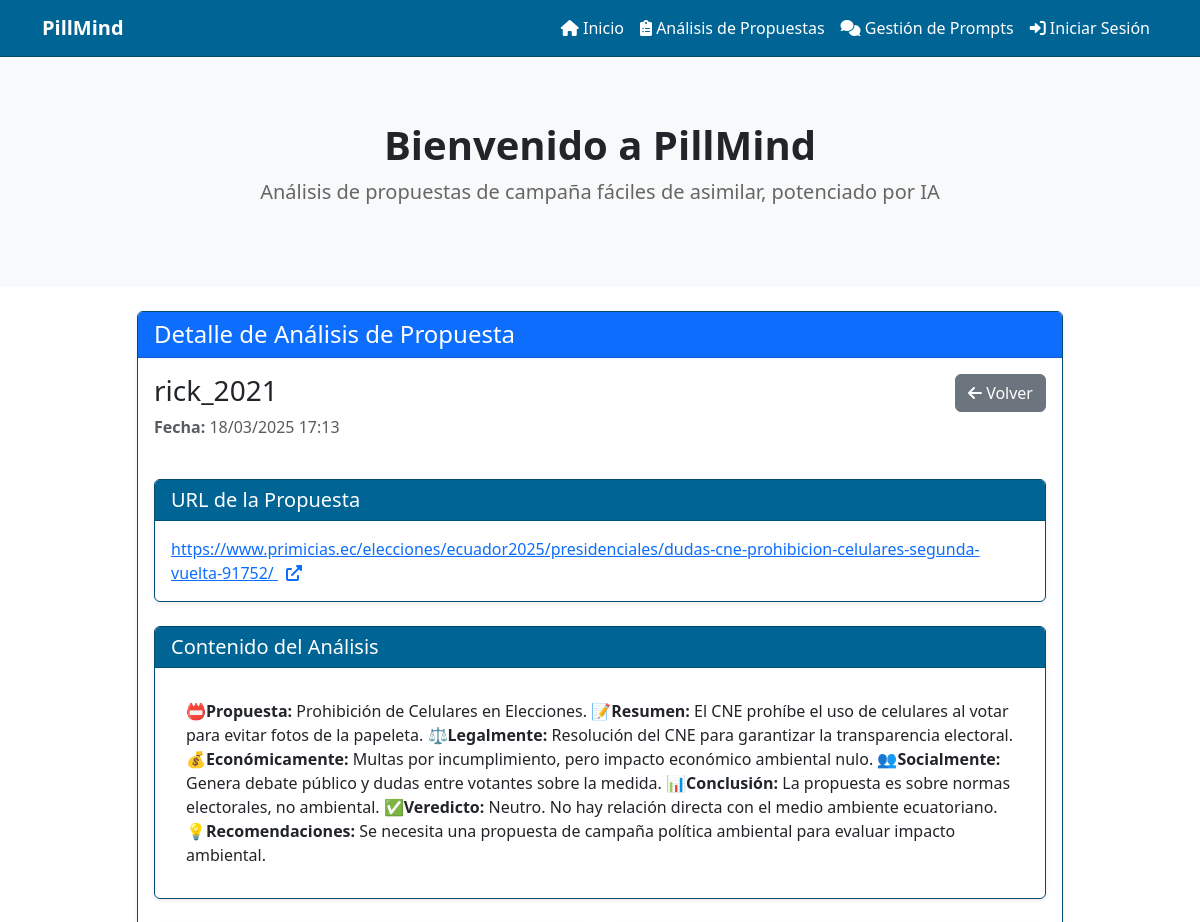
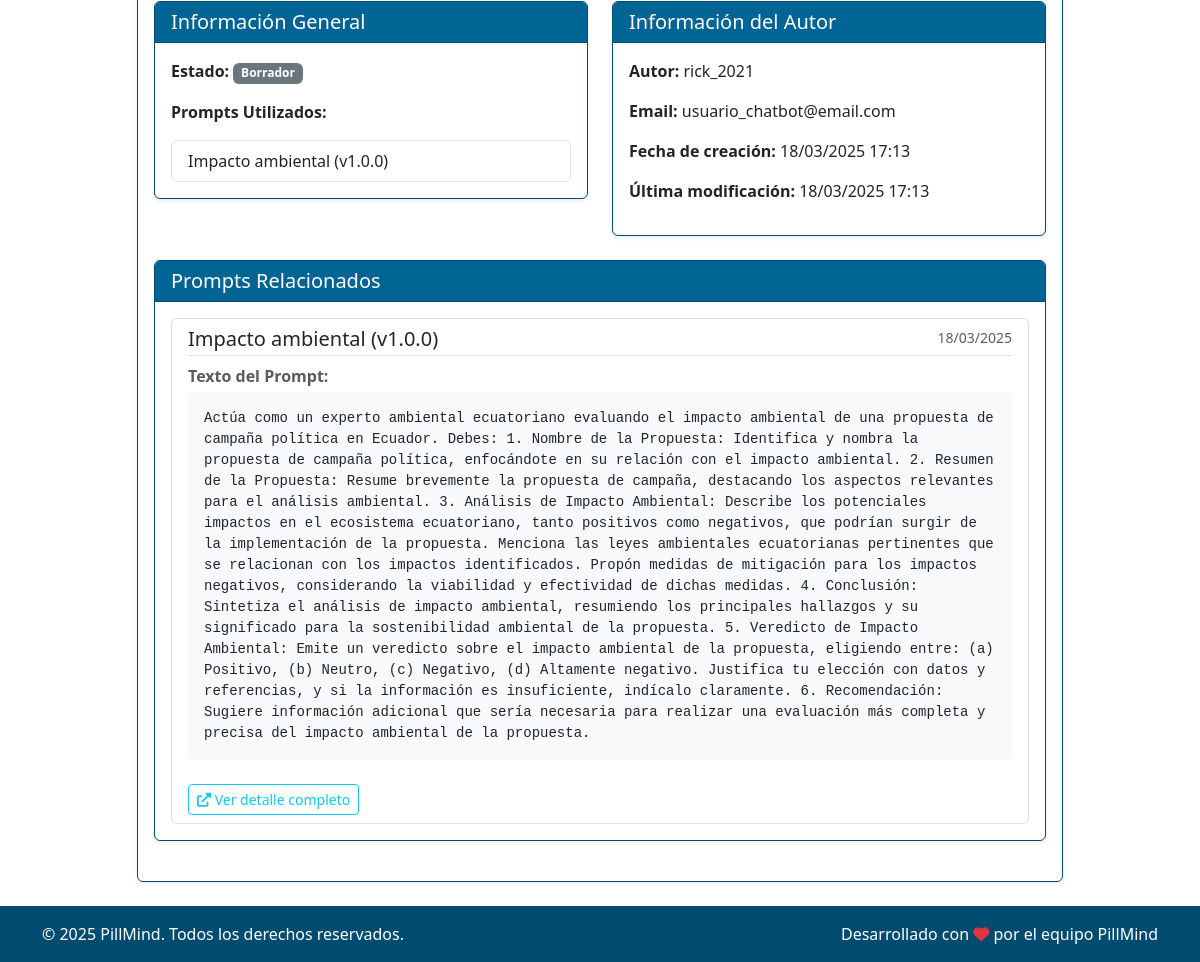
/propuestas/detalle/16/, run on the app's committed database (2 pictures, top to bottom).
### webapp/models/analisis_propuesta.py (models this page shows, shortened)
class AnalisisPropuesta(SoftDeleteModel):
    class Estado(models.TextChoices):
        BORRADOR = 'BORRADOR', _('Borrador')
        PUBLICADO = 'PUBLICADO', _('Publicado')
        REVISADO = 'REVISADO', _('Revisado')
        EN_REVISION = 'EN_REVISION', _('En Revisión')
        RECHAZADO = 'RECHAZADO', _('Rechazado')
    usuario = models.ForeignKey(
        settings.AUTH_USER_MODEL,
        on_delete=models.SET_NULL,
        related_name='analisis_propuestas',
        verbose_name=_('Usuario'),
        null=True,
        blank=True
    )
    nombre_usuario = models.CharField(
        max_length=150,
        verbose_name=_('Nombre de Usuario'),
        blank=True,
        null=True,
        help_text=_('Nombre de usuario que creó el análisis')
    )
    email_usuario = models.EmailField(
        verbose_name=_('Email del Usuario'),
        blank=True,
        null=True,
        help_text=_('Email del usuario que creó el análisis')
    )
    url_propuesta = models.URLField(
        max_length=500,
        verbose_name=_('URL de Propuesta'),
        blank=True,
        null=True
    )
    titulo = models.CharField(
        max_length=255,
        verbose_name=_('Título de la Propuesta'),
        help_text=_('Nombre o título descriptivo de la propuesta'),
        null=True,
        blank=True  # Opcional para propuestas existentes
    )
    contenido = models.TextField(
        verbose_name=_('Contenido del Análisis'),
        help_text=_('Descripción detallada del análisis de la propuesta')
    )
    prompts_utilizados = models.JSONField(
        verbose_name=_('Prompts Utilizados (JSON)'),
        blank=True,
        null=True,
        help_text=_('Registro de prompts utilizados en el análisis (formato JSON)')
    )
    prompts = models.ManyToManyField(
        'Prompt',
        blank=True,
        related_name='analisis_propuestas',
        verbose_name=_('Prompts Utilizados')
    )
    fecha_analisis = models.DateTimeField(
        auto_now_add=True,
        verbose_name=_('Fecha de Análisis')
    )
    estado = models.CharField(
        max_length=20,
        choices=Estado.choices,
        default=Estado.BORRADOR,
        verbose_name=_('Estado')
    )
    fecha_ultima_modificacion = models.DateTimeField(
        auto_now=True,
        verbose_name=_('Última Modificación')
    )
    palabras_clave = models.CharField(
        max_length=255,
        blank=True,
        null=True,
        verbose_name=_('Palabras Clave')
    )
    class Meta:
        verbose_name = _('Análisis de Propuesta')
        verbose_name_plural = _('Análisis de Propuestas')
        ordering = ['-fecha_analisis']
        indexes = [
            models.Index(fields=['usuario', 'fecha_analisis']),
            models.Index(fields=['estado'])
        ]

### webapp/models/prompt.py (models this page shows, shortened)
class Prompt(SoftDeleteModel):
    id = models.UUIDField(
        primary_key=True,
        default=uuid.uuid4,
        editable=False
    )
    objetivo = models.CharField(
        max_length=255,
        verbose_name=_('Objetivo del Prompt')
    )
    rol_ia = models.ForeignKey(
        RolIA,
        on_delete=models.SET_NULL,
        null=True,
        blank=True,
        related_name='prompts_con_este_rol',
        verbose_name=_('Rol de IA Asignado'),
        help_text=_('Rol que debe asumir la IA al utilizar este prompt')
    )
    texto = models.TextField(
        verbose_name=_('Texto del Prompt')
    )
    formato_respuesta = models.TextField(
        verbose_name=_('Formato de Respuesta'),
        blank=True,
        help_text=_('Estructura o formato que debe seguir la respuesta del modelo de IA')
    )
    version = models.CharField(
        max_length=20,
        default='1.0.0',
        verbose_name=_('Versión')
    )
    especialidades = models.ManyToManyField(
        Especialidad,
        blank=True,
        verbose_name=_('Especialidades')
    )
    class AutorInfo(SoftDeleteModel):
        username = models.CharField(max_length=150)
        email = models.EmailField(max_length=254, blank=True)
        first_name = models.CharField(max_length=150, blank=True)
        last_name = models.CharField(max_length=150, blank=True)
    autor = models.ForeignKey(
        settings.AUTH_USER_MODEL,
        on_delete=models.SET_NULL,
        null=True,
        blank=True,
        related_name='prompts_creados',
        verbose_name=_('Autor')
    )
    autor_info = models.ForeignKey(
        AutorInfo,
        on_delete=models.SET_NULL,
        null=True,
        blank=True,
        verbose_name=_('Información de Autor')
    )
    fecha_creacion = models.DateTimeField(
        default=timezone.now,
        verbose_name=_('Fecha de Creación')
    )
    fecha_ultima_modificacion = models.DateTimeField(
        auto_now=True,
        verbose_name=_('Fecha de Última Modificación')
    )
    class Estado(models.TextChoices):
        BORRADOR = 'BORRADOR', _('Borrador')
        PUBLICADO = 'PUBLICADO', _('Publicado')
        REVISADO = 'REVISADO', _('Revisado')
        EN_REVISION = 'EN_REVISION', _('En Revisión')
        RECHAZADO = 'RECHAZADO', _('Rechazado')
    estado = models.CharField(
        max_length=20,
        choices=Estado.choices,
        default=Estado.BORRADOR,
        verbose_name=_('Estado')
    )
    es_predeterminado = models.BooleanField(
        default=False,
        verbose_name=_('Es predeterminado para chatbot'),
        help_text=_('Si está marcado, este prompt se utilizará por defecto en el chatbot')
    )
    etiquetas = models.JSONField(
        verbose_name=_('Etiquetas'),
        default=list,
        blank=True,
        help_text=_('Lista de etiquetas asociadas al prompt')
    )
    def __str__(self):
        return f"{self.objetivo} (v{self.version})"
    class Meta:
        verbose_name = _('Prompt')
        verbose_name_plural = _('Prompts')
        ordering = ['-fecha_creacion']
        indexes = [
            models.Index(fields=['objetivo']),
            models.Index(fields=['autor', 'fecha_creacion']),
            models.Index(fields=['version'])
        ]

### webapp/views/analisis_propuesta_detail_view.py (the view)
# urls.py: path('propuestas/detalle/<int:pk>/', AnalisisPropuestaDetailView.as_view(), name='analisis_propuesta_detail'),
class AnalisisPropuestaDetailView(DetailView):
    model = AnalisisPropuesta
    template_name = 'propuestas/detalle_analisis.html'
    context_object_name = 'analisis'

### webapp/models/soft_delete.py (called while the page is built)
    def get_queryset(self):
        return SoftDeleteQuerySet(self.model, using=self._db).filter(
            deleted_on__isnull=True
        )

### webapp/templates/propuestas/detalle_analisis.html (shortened to what this page needs)
{% extends "base.html" %}
{% load i18n %}
{% block content %}
<div class="container mt-4">
    <div class="row">
        <div class="col-md-10 offset-md-1">
            <div class="card">
                <div class="card-header bg-primary text-white">
                    <div class="d-flex justify-content-between align-items-center">
                        <h4 class="mb-0">{% trans "Detalle de Análisis de Propuesta" %}</h4>
                    </div>
                </div>
                <div class="card-body">
                    <div class="row mb-4">
                        <div class="col-md-8">
                            <h3>
                                {% if analisis.usuario %}
                                    {{ analisis.usuario.username }}
                                {% else %}
                                    {{ analisis.nombre_usuario|default:"Usuario eliminado" }}
                                {% endif %}
                            </h3>
                            <p class="text-muted">
                                <strong>{% trans "Fecha:" %}</strong> {{ analisis.fecha_analisis|date:"d/m/Y H:i" }}
                            </p>
                        </div>
                        <div class="col-md-4 text-end">
                            <a href="{% url 'analisis_propuesta_list' %}" class="btn btn-secondary">
                                <i class="fas fa-arrow-left"></i> {% trans "Volver" %}
                            </a>
                        </div>
                    </div>
                    {% if analisis.url_propuesta %}
                    <div class="card mb-4">
                        <div class="card-header">
                            <h5 class="mb-0">{% trans "URL de la Propuesta" %}</h5>
                        </div>
                        <div class="card-body">
                            <a href="{{ analisis.url_propuesta }}" target="_blank" class="d-block">
                                {{ analisis.url_propuesta }}
                                <i class="fas fa-external-link-alt ms-2"></i>
                            </a>
                        </div>
                    </div>
                    {% endif %}
                    <div class="card mb-4">
                        <div class="card-header">
                            <h5 class="mb-0">{% trans "Contenido del Análisis" %}</h5>
                        </div>
                        <div class="card-body">
                            <div class="content-display">
                                {{ analisis.contenido|safe }}
                            </div>
                        </div>
                    </div>
                    <div class="row">
                        <div class="col-md-6">
                            <div class="card mb-4">
                                <div class="card-header">
                                    <h5 class="mb-0">{% trans "Información General" %}</h5>
                                </div>
                                <div class="card-body">
                                    <p><strong>{% trans "Estado:" %}</strong>
                                        <span class="badge bg-{{ analisis.estado|lower }}">
                                            {{ analisis.get_estado_display }}
                                        </span>
                                    </p>
                                    {% if analisis.prompts.all %}
                                    <p><strong>{% trans "Prompts Utilizados:" %}</strong></p>
                                    <div class="list-group">
                                        {% for prompt in analisis.prompts.all %}
                                        <a href="{% url 'prompt_detail' prompt.id %}" class="list-group-item list-group-item-action">
                                            {{ prompt.objetivo }} (v{{ prompt.version }})
                                        </a>
                                        {% endfor %}
                                    </div>
                                    {% endif %}
                                </div>
                            </div>
                        </div>
                        <div class="col-md-6">
                            <div class="card mb-4">
                                <div class="card-header">
                                    <h5 class="mb-0">{% trans "Información del Autor" %}</h5>
                                </div>
                                <div class="card-body">
                                    <p><strong>{% trans "Autor:" %}</strong>
                                        {% if analisis.usuario %}
                                            {{ analisis.usuario.username }}
                                        {% else %}
                                            {{ analisis.nombre_usuario|default:"Usuario eliminado" }}
                                        {% endif %}
                                    </p>
                                    <p><strong>{% trans "Email:" %}</strong>
                                        {% if analisis.usuario %}
                                            {{ analisis.usuario.email }}
                                        {% else %}
                                            {{ analisis.email_usuario|default:"No disponible" }}
                                        {% endif %}
                                    </p>
                                    <p><strong>{% trans "Fecha de creación:" %}</strong> {{ analisis.fecha_analisis|date:"d/m/Y H:i" }}</p>
                                    <p><strong>{% trans "Última modificación:" %}</strong> {{ analisis.fecha_ultima_modificacion|date:"d/m/Y H:i" }}</p>
                                </div>
                            </div>
                        </div>
                    </div>
                    {% if analisis.prompts.all %}
                    <div class="card mb-4">
                        <div class="card-header">
                            <h5 class="mb-0">{% trans "Prompts Relacionados" %}</h5>
                        </div>
                        <div class="card-body">
                            <div class="list-group">
                                {% for prompt in analisis.prompts.all %}
                                <div class="list-group-item">
                                    <div class="d-flex w-100 justify-content-between">
                                        <h5 class="mb-1">{{ prompt.objetivo }} (v{{ prompt.version }})</h5>
                                        <small class="text-muted">{{ prompt.fecha_creacion|date:"d/m/Y" }}</small>
                                    </div>
                                    <p class="mb-1 border-top pt-2 text-muted"><strong>{% trans "Texto del Prompt:" %}</strong></p>
                                    <pre class="bg-light p-3 rounded text-wrap">{{ prompt.texto|default:"No hay texto disponible" }}</pre>
                                    <a href="{% url 'prompt_detail' prompt.id %}" class="btn btn-sm btn-outline-info mt-2">
                                        <i class="fas fa-external-link-alt"></i> {% trans "Ver detalle completo" %}
                                    </a>
                                </div>
                                {% endfor %}
                            </div>
                        </div>
                    </div>
                    {% endif %}
                </div>
            </div>
        </div>
    </div>
</div>
{% endblock %}

### webapp/static/styles.css (style rules this page uses)
.card { box-shadow: 0 0.125rem 0.25rem rgba(0, 0, 0, 0.075); margin-bottom: 1.5rem; border-color: #004c70; }
.card-header { font-weight: 500; background-color: #006495; color: #ffffff; }

### webapp/templates/propuestas/detalle_analisis.html (style rules this page uses)
.bg-borrador { background-color: #6c757d; }
pre { white-space: pre-wrap; word-wrap: break-word; }
.content-display { padding: 15px; border-radius: 4px; background-color: #ffffff; }

### data on the page
AnalisisPropuesta: nombre_usuario "rick_2021", fecha_analisis "18/03/2025 17:13", url_propuesta "https://www.primicias.ec/elecciones/ecuador2025/presidenciales/dudas-cne-prohibicion-celulares-segunda-vuelta-91752/", contenido "📛 Propuesta: Prohibición de Celulares en Elecciones. 📝 Resumen: El CNE prohíbe el uso de celulares al votar para evitar fotos de la papeleta. ⚖️ Legalmente: Resolución del CNE para garantizar la transparencia electoral. 💰 Económicamente: Multas por incumplimiento, pero impacto económico ambiental nulo. 👥 Socialmente: Genera debate público y dudas entre votantes sobre la medida. 📊 Conclusión: La propuesta es sobre normas electorales, no ambiental. ✅ Veredicto: Neutro. No hay relación directa con el medio ambiente ecuatoriano. 💡 Recomendaciones: Se necesita una propuesta de campaña política ambiental para evaluar impacto ambiental.", estado "Borrador", email_usuario "usuario_chatbot@email.com", fecha_ultima_modificacion "18/03/2025 17:13"
Prompt: objetivo "Impacto ambiental", version "1.0.0", fecha_creacion "18/03/2025", texto "Actúa como un experto ambiental ecuatoriano evaluando el impacto ambiental de una propuesta de campaña política en Ecuador. Debes: 1. Nombre de la Propuesta: Identifica y nombra la propuesta de campaña política, enfocándote en su relación con el impacto ambiental. 2. Resumen de la Propuesta: Resume brevemente la propuesta de campaña, destacando los aspectos relevantes para el análisis ambiental. 3. Análisis de Impacto Ambiental: Describe los potenciales impactos en el ecosistema ecuatoriano, tanto positivos como negativos, que podrían surgir de la implementación de la propuesta. Menciona las leyes ambientales ecuatorianas pertinentes que se relacionan con los impactos identificados. Propón…"
